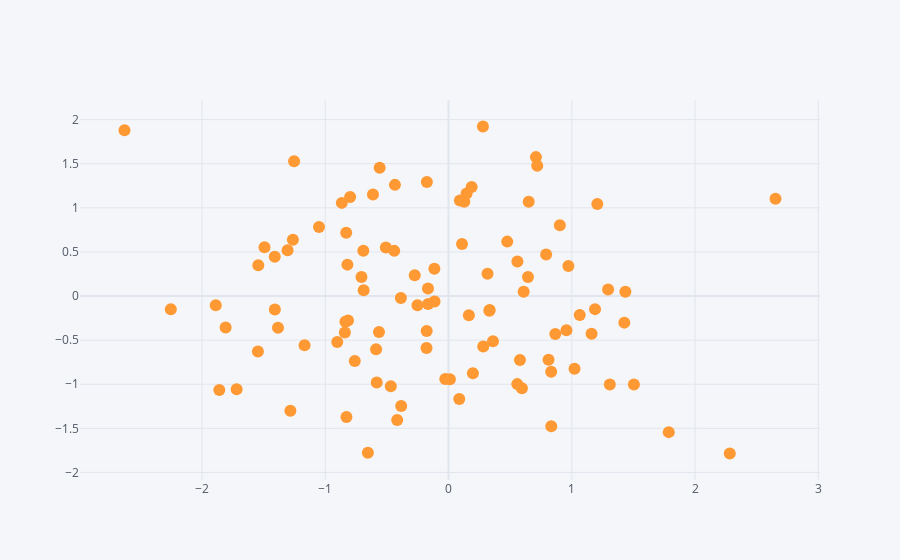

Write notebook code for a chart like this one.
### Markdown cell above
To get the scatter plot you have to specify the mode ='markers'

### Code cell
df_1.iplot(kind='scatter', x='A',y='B',mode='markers')
